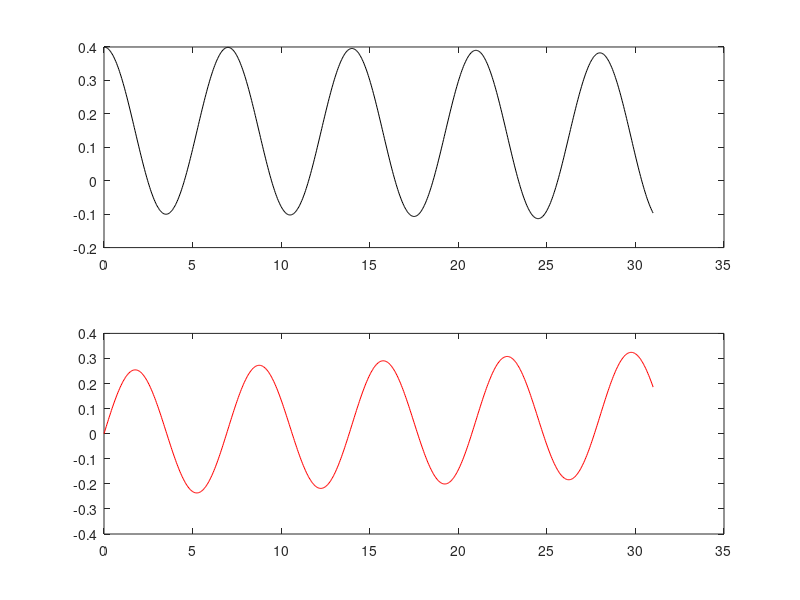

Write the MATLAB code that produced this figure. (Note: this script raises an error after producing the figure.)
function example_FVCOM_wind_ts

% example file for FVCOM, time-varying/spatially constant wind forcing as stress
%
% function example_FVCOM_wind_ts
%
% DESCRIPTION:
%    Write a time-varying, spatially constant wind file
%    This is TEMPLATE program to be used as an example
%    Do not commit your user-defined programs to the repository
%    It requires USER Modification to work 
%
% INPUT
%   
% OUTPUT:
%    NetCDF WindFile
%
% EXAMPLE USAGE
%    example_FVCOM_wind_ts
%
% Author(s):  
%    Geoff Cowles (University of Massachusetts Dartmouth)
%
% Revision history
%   
%==============================================================================
%warning off
subname = 'example_FVCOM_wind_ts';
global ftbverbose;
if(ftbverbose);
fprintf('\n')
fprintf(['begin : ' subname '\n'])
end;

%------------------------------------------------------------------------------
% create a dataset
%------------------------------------------------------------------------------

% make a timeframe
% tbeg = greg2julian(2009,1,1,0,0,0)-2400000.5;
% tend = greg2julian(2010,1,1,0,0,0)-2400000.5;
tbeg = 0;
tend = 31;
time = tbeg:(1./24.):tend;
nTimes = prod(size(time));

% make up a fake time varying wind
taux = 0.25*(cos( ((time-time(1))*2*pi)/7)) + .15*(cos( ((time-time(1))*2*pi)/360));
tauy = 0.25*(sin( ((time-time(1))*2*pi)/7)) + .15*(sin( ((time-time(1))*2*pi)/360));

% plot the wind
subplot(2,1,1)
plot(time-time(1),taux,'k'); 
subplot(2,1,2)
plot(time-time(1),tauy,'r');

%------------------------------------------------------------------------------
% write output to time-varying, spatially constant FVCOM wind file 
%------------------------------------------------------------------------------
fvcom_forcing_file = 'tst_wind.nc'; 
nc = netcdf(fvcom_forcing_file, 'clobber');            
nc.references = 'http://fvcom.smast.umassd.edu'; 
nc.source = 'single-point time-dependent surface forcing'; 
nc.institution = 'School for Marine Science and Technology' ;
nc.history = 'generated using the fvcom-toolbox';


  
% dimensions
nc('time') = 0;

% time vars
nc{'time'} = ncfloat('time');
nc{'time'}.long_name = 'time';
nc{'time'}.units = 'days since 1858-11-17 00:00:00';
nc{'time'}.format = 'modified julian day (MJD)';
nc{'time'}.time_zone = 'UTC';
  
nc{'Itime'} = ncint('time');
nc{'Itime'}.units = 'days since 1858-11-17 00:00:00';
nc{'Itime'}.format = 'modified julian day (MJD)';
nc{'Itime'}.time_zone = 'UTC';

nc{'Itime2'} = ncint('time');
nc{'Itime2'}.units = 'msec since 00:00:00';
nc{'Itime2'}.time_zone = 'UTC';


nc{'uwind_stress'} = ncfloat('time');
nc{'uwind_stress'}.long_name = 'Eastward Wind Stress'; 
nc{'uwind_stress'}.standard_name = 'Wind Stress'; 
nc{'uwind_stress'}.units = 'Pa';
nc{'uwind_stress'}.type = 'data';

nc{'vwind_stress'} = ncfloat('time');
nc{'vwind_stress'}.long_name = 'Northward Wind Stress'; 
nc{'vwind_stress'}.standard_name = 'Wind Stress'; 
nc{'vwind_stress'}.units = 'Pa';
nc{'vwind_stress'}.type = 'data';

% dump time
nc{'time'}(1:nTimes) = time; 
nc{'Itime'}(1:nTimes) = floor(time); 
nc{'Itime2'}(1:nTimes) = mod(time,1)*24*3600*1000.;

nc{'uwind_stress'}(1:nTimes) = taux; 
nc{'vwind_stress'}(1:nTimes) = tauy; 

ierr = close(nc);

if(ftbverbose);
fprintf(['end   : ' subname '\n'])
end;



